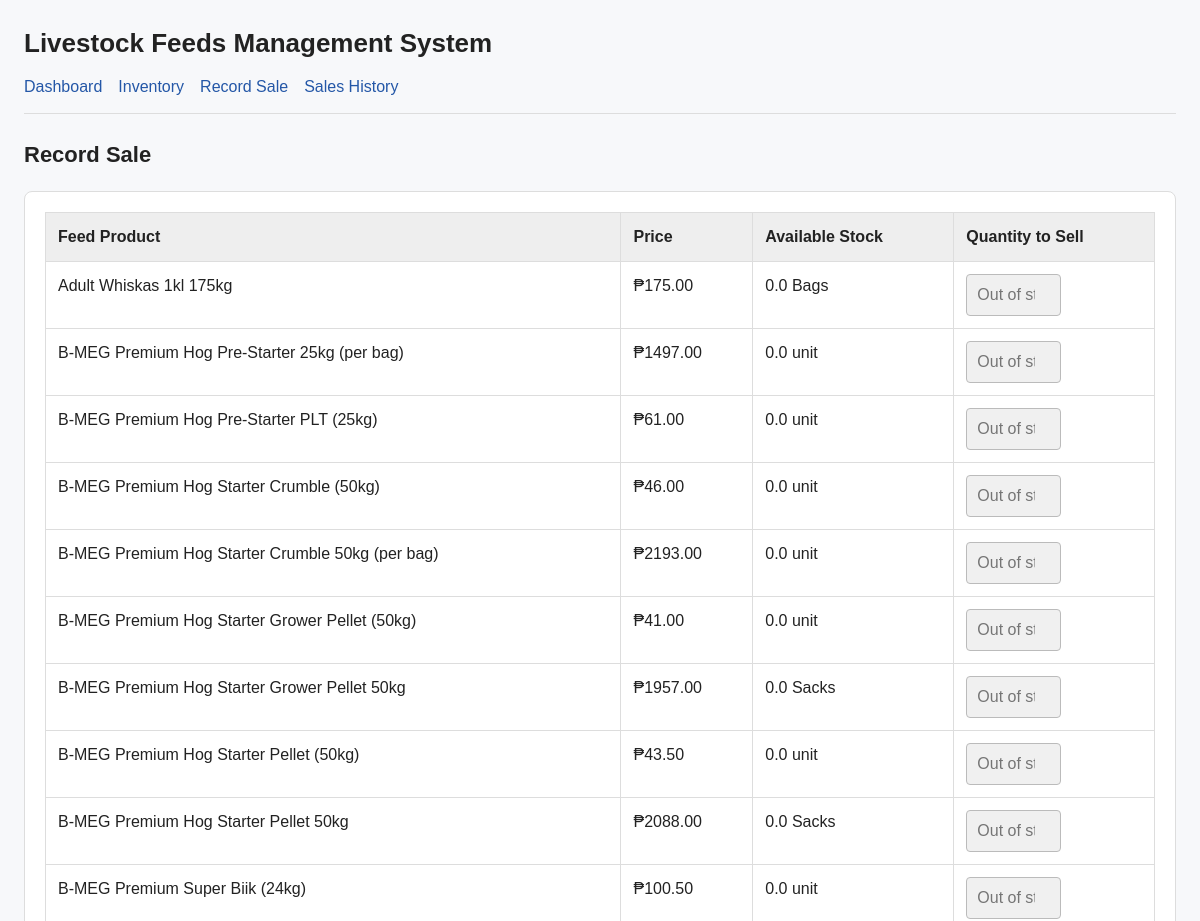
Before: /sales (upper part) with the older database file.
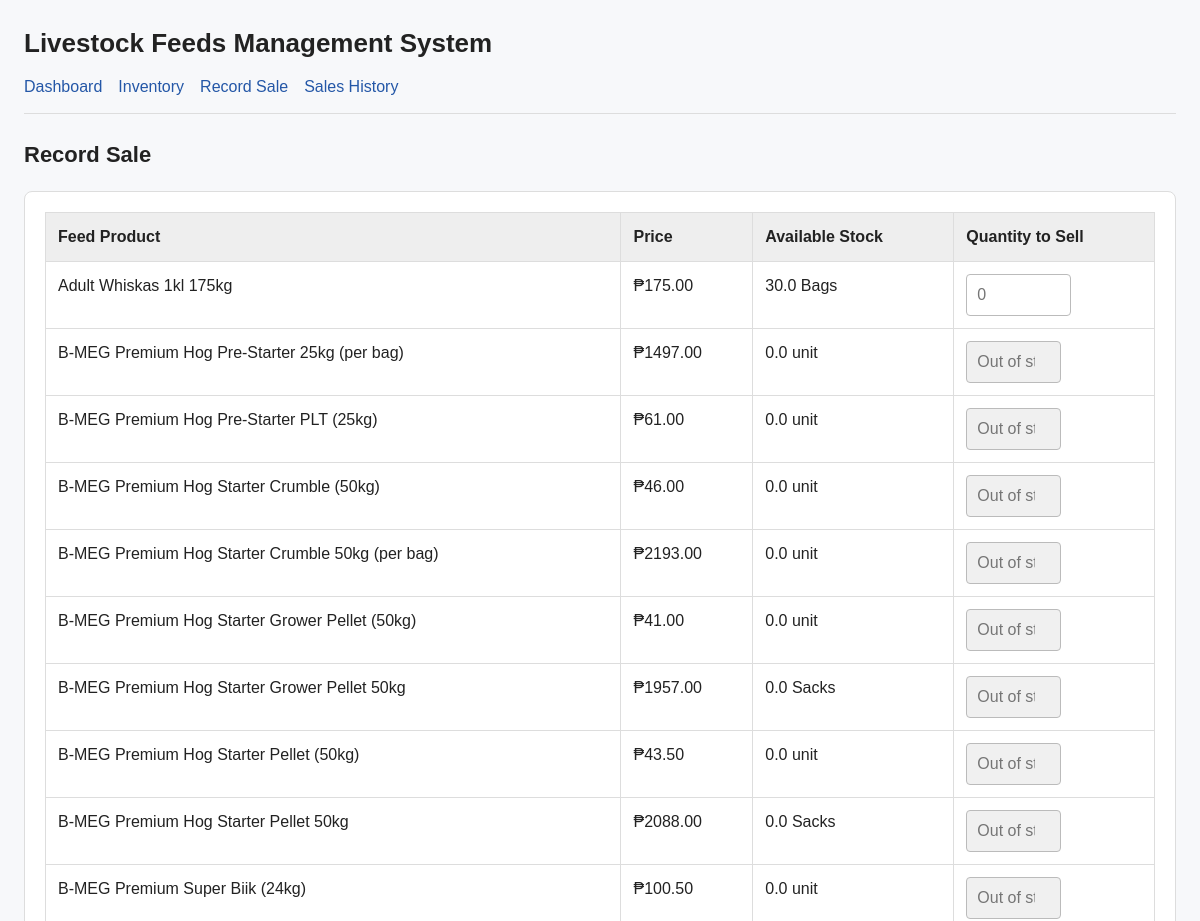
After: the same page with the newer database file.
### models.py (models this page shows)
class FeedProduct(db.Model):
    __tablename__ = "feed_products"
    id = db.Column(db.Integer, primary_key=True)
    name = db.Column(db.String(120), nullable=False, unique=True)
    category = db.Column(db.String(80), nullable=False)
    unit_price = db.Column(db.Numeric(10, 2), nullable=False, default=0)
    stock_quantity = db.Column(db.Float, nullable=False, default=0)
    unit = db.Column(db.String(20), nullable=False, default="kg")
    low_stock_threshold = db.Column(
        db.Float, nullable=False, default=10
    )
    inventory_logs = db.relationship(
        "InventoryLog",
        backref="product",
        lazy=True
    )

### app.py (the view, shortened to what this page needs)
@app.route("/sales", methods=["GET", "POST"])
def sales():
    products = db.session.execute(
        select(FeedProduct).order_by(FeedProduct.name)
    ).scalars().all()
    if request.method == "GET":
        return render_template("sales.html", products=products)

### templates/sales.html (shortened to what this page needs)
{% extends "base.html" %}
{% block content %}
    <h2 class="page-title">Record Sale</h2>
    <form method="POST">
        <section class="panel">
            <div class="table-scroll">
                <table>
                    <thead>
                        <tr>
                            <th>Feed Product</th>
                            <th>Price</th>
                            <th>Available Stock</th>
                            <th>Quantity to Sell</th>
                        </tr>
                    </thead>
                    <tbody>
                        {% for product in products %}
                            <tr>
                                <td>{{ product.name }}</td>
                                <td>₱{{ "%.2f"|format(product.unit_price) }}</td>
                                <td>
                                    {{ product.stock_quantity }} {{ product.unit }}
                                </td>
                                <td>
                                    <input
                                        type="number"
                                        name="quantity_{{ product.id }}"
                                        min="0.01"
                                        step="0.01"
                                        max="{{ product.stock_quantity }}"
                                        {% if product.stock_quantity <= 0 %}
                                            disabled
                                            placeholder="Out of stock"
                                        {% else %}
                                            placeholder="0"
                                        {% endif %}
                                    >
                                </td>
                            </tr>
                        {% endfor %}
                    </tbody>
                </table>
            </div>
        </section>
    </form>
{% endblock %}

Changed rows visible on the page:
changed FeedProduct "Adult Whiskas 1kl 175kg": stock_quantity "0.0" → "30.0"
